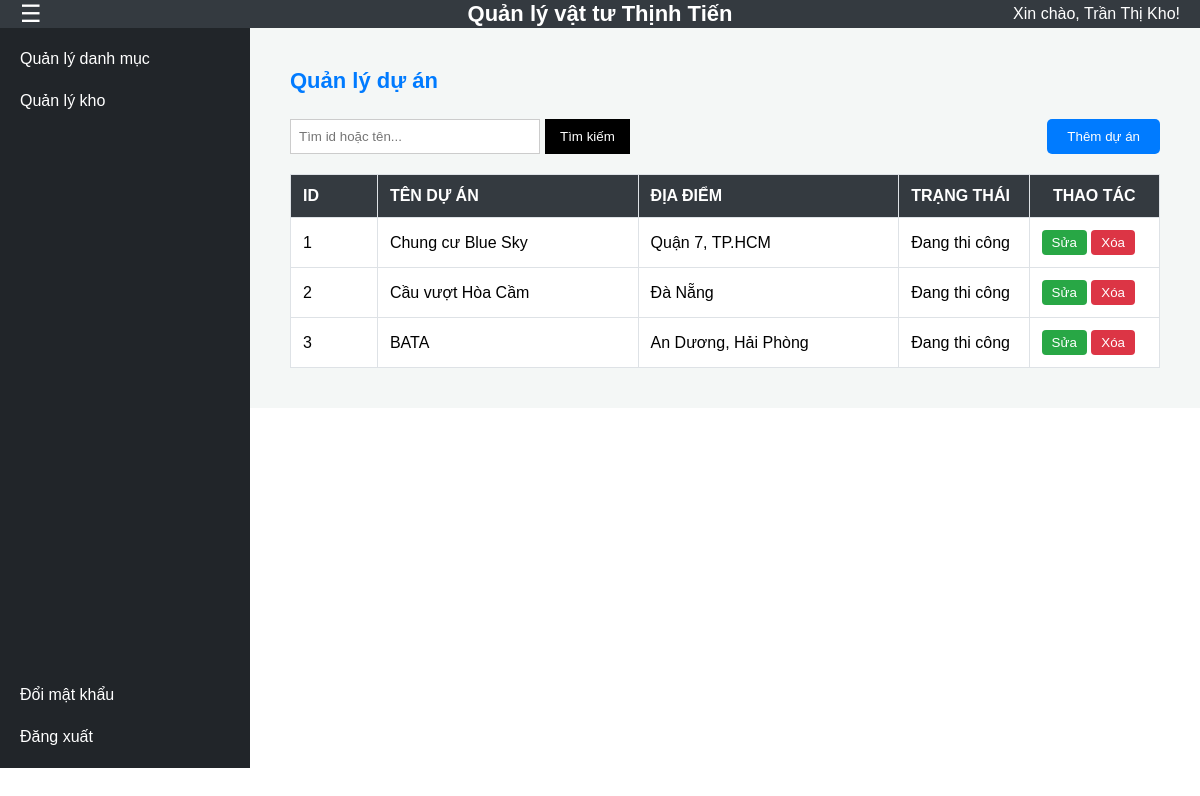
The app's page /quanlyduan.php (signed in) with its own data.
### tables this page shows
CREATE TABLE IF NOT EXISTS `nguoi_dung` (
  `id_nguoi_dung` int(11) NOT NULL AUTO_INCREMENT,
  `tai_khoan` varchar(50) NOT NULL,
  `mat_khau` varchar(255) NOT NULL,
  `ho_ten` varchar(100) NOT NULL,
  `id_vai_tro` int(11) DEFAULT NULL,
  PRIMARY KEY (`id_nguoi_dung`),
  UNIQUE KEY `tai_khoan` (`tai_khoan`),
  KEY `fk_nguoidung_vaitro` (`id_vai_tro`)
);

CREATE TABLE IF NOT EXISTS `du_an` (
  `id_du_an` int(11) NOT NULL AUTO_INCREMENT,
  `ten_du_an` varchar(255) NOT NULL,
  `dia_diem` text DEFAULT NULL,
  `trang_thai` varchar(50) DEFAULT 'Đang thi công',
  PRIMARY KEY (`id_du_an`)
);

### quanlyduan.php (the view, shortened to what this page needs)
<?php
include 'db_connect.php';
$search = isset($_GET['search']) ? mysqli_real_escape_string($conn, $_GET['search']) : "";
?>
<!DOCTYPE html>
<html lang="vi">
<head>
    <link rel="stylesheet" href="/css/style.css?v=<?php echo time(); ?>">
</head>
<body>
    <?php include 'includes/header.php'; ?>
    <div class="wrapper">
        <?php include 'includes/sidebar.php'; ?>
        <div class="main-content">
            <main>
                <div class="page-title">Quản lý dự án</div>
                <div style="display: flex; justify-content: space-between; margin-bottom: 20px;">
                    <form method="GET" style="display: flex; gap: 5px;" autocomplete="off">
                        <input type="text" name="search" placeholder="Tìm id hoặc tên..."
                               value="<?=htmlspecialchars($search)?>"
                               style="padding: 8px; width: 250px; border: 1px solid #ccc;"
                               autocomplete="off">
                        <button type="submit" style="background: black; color: white; border: none; padding: 5px 15px; cursor: pointer;">Tìm kiếm</button>
                    </form>
                    <button style="background:#007bff; color:white; border:none; padding:10px 20px; border-radius:5px; cursor: pointer;" onclick="openModal('add')">Thêm dự án</button>
                </div>
                <table>
                    <thead>
                        <tr>
                            <th width="10%">ID</th>
                            <th width="30%">TÊN DỰ ÁN</th>
                            <th width="30%">ĐỊA ĐIỂM</th>
                            <th width="15%">TRẠNG THÁI</th>
                            <th width="15%" style="text-align: center;">THAO TÁC</th>
                        </tr>
                    </thead>
                    <tbody>
                        <?php
                        $q = "SELECT * FROM du_an";
                        $res = mysqli_query($conn, $q);
                        while($r = mysqli_fetch_assoc($res)): ?>
                            <tr>
                                <td><?=$r['id_du_an']?></td>
                                <td><?=$r['ten_du_an']?></td>
                                <td><?=$r['dia_diem']?></td>
                                <td><?=$r['trang_thai']?></td>
                                <td align="center">
                                    <button onclick="openModal('edit', '<?=$r['id_du_an']?>', '<?=$r['ten_du_an']?>', '<?=$r['dia_diem']?>', '<?=$r['trang_thai']?>')" style="background:#28a745; color:white; border:none; padding:5px 10px; border-radius:4px; cursor:pointer;">Sửa</button>
                                    <button onclick="askDel('<?=$r['id_du_an']?>')" style="background:#dc3545; color:white; border:none; padding:5px 10px; border-radius:4px; cursor:pointer;">Xóa</button>
                                </td>
                            </tr>
                        <?php endwhile; ?>
                    </tbody>
                </table>
            </main>
        </div>
    </div>
</body>
</html>

### includes/header.php (shortened to what this page needs)
<?php
include 'db_connect.php';
$id_nguoi_dung = $_SESSION['id_nguoi_dung'];
$sql = "SELECT * FROM nguoi_dung WHERE id_nguoi_dung='$id_nguoi_dung'";
$result_user = mysqli_query($conn, $sql);
if ($row = mysqli_fetch_assoc($result_user)) {
    $ho_ten = $row['ho_ten'];
} else {
    $ho_ten = "Admin";
}
?>
<header>
    <div class="header-left">
        <button class="btn-toggle" onclick="dongMoSidebar()">☰</button>
    </div>
    <div class="header-center">
        Quản lý vật tư Thịnh Tiến
    </div>
    <div class="header-right">
        Xin chào, <?php echo $ho_ten; ?>!
    </div>
</header>

### css/style.css (style rules this page uses)
* { margin: 0; padding: 0; box-sizing: border-box; font-family: Arial, sans-serif; }
body { display: flex; flex-direction: column; height: 100vh; }
header { display: flex; align-items: center; background-color: #343a40; color: white; height: 60px; padding: 0 20px; }
.header-left { flex: 1; display: flex; justify-content: flex-start; }
.header-center { flex: 1; display: flex; justify-content: center; font-size: 22px; font-weight: bold; }
.header-right { flex: 1; display: flex; justify-content: flex-end; }
.btn-toggle { background: transparent; border: none; color: white; font-size: 24px; cursor: pointer; }
.wrapper { display: flex; flex: 1; overflow: hidden; }
.main-content { flex: 1; display: flex; flex-direction: column; background: #f4f6f9; }
main { flex: 1; padding: 20px; }

### quanlyduan.php (style rules this page uses)
.wrapper { display: flex; align-items: flex-start; min-height: 100vh; }
.main-content { flex: 1; padding: 20px; box-sizing: border-box; background: #f4f7f6; }
.page-title { color: #007bff; font-size: 22px; font-weight: bold; margin-bottom: 25px; }
table { width: 100%; border-collapse: collapse; background: white; margin-top: 10px; }
thead { background: #343a40; color: white; }
th, td { padding: 12px; border: 1px solid #dee2e6; text-align: left; }

### records on screen
nguoi_dung: ho_ten "Trần Thị Kho"
du_an: id_du_an "1", ten_du_an "Chung cư Blue Sky", dia_diem "Quận 7, TP.HCM", trang_thai "Đang thi công"
du_an: id_du_an "2", ten_du_an "Cầu vượt Hòa Cầm", dia_diem "Đà Nẵng", trang_thai "Đang thi công"
du_an: id_du_an "3", ten_du_an "BATA", dia_diem "An Dương, Hải Phòng", trang_thai "Đang thi công"
